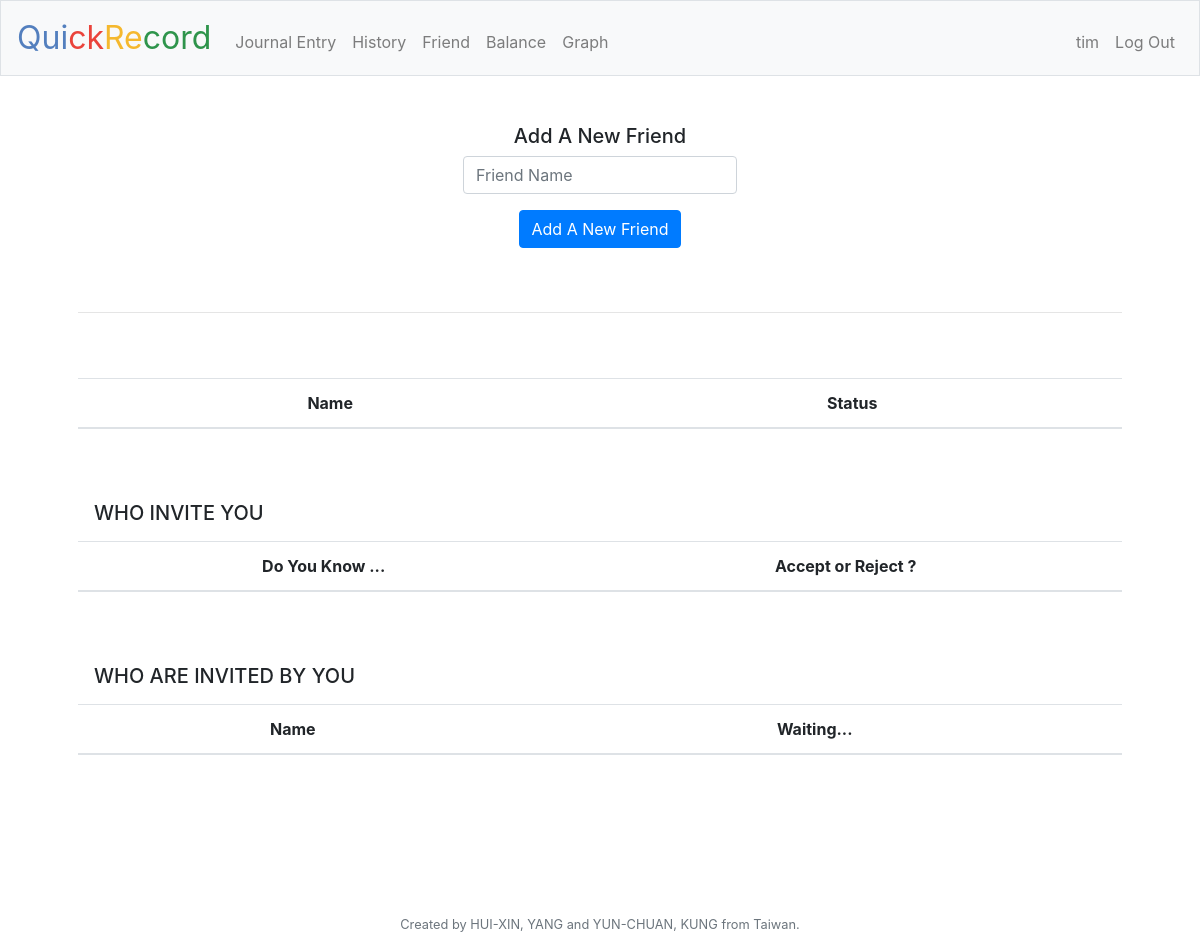
The page /friend (signed in) on the database as committed earlier.
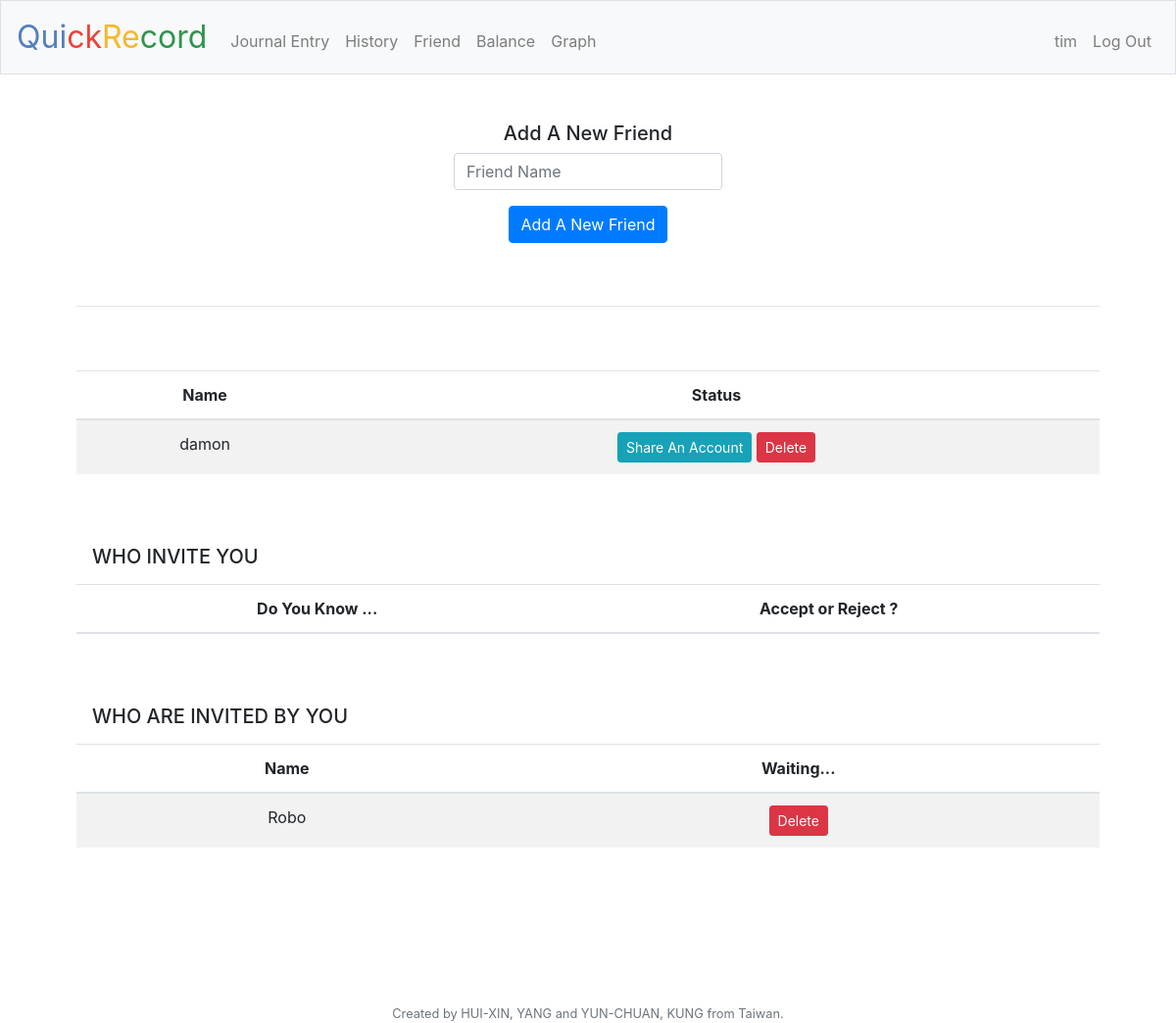
The same page on the database as committed later.
### tables this page shows
CREATE TABLE friends (
    id integer primary KEY,
    user_id integer,
    username text not null,
    status text not null,
    FOREIGN KEY(user_id) REFERENCES users(id)
);

### application.py (the view)
@app.route("/friend", methods=["GET", "POST"])
@login_required
def friend():
    if request.method == "POST":
        friendname = request.form.get("username")
        if friendname == session["user_name"]:
            return apology("cannot add yourself", 403)
        rows_users = db.execute("""SELECT username FROM users WHERE username = :friendname""",
                          friendname=friendname)
        print("確認users database是否有該成員")
        print(rows_users)
        if len(rows_users) != 1:
            return apology("invalid username", 403)
        rows_friends = db.execute("SELECT username, status FROM friends WHERE user_id = :user_id AND username = :friendname",
                          user_id=session["user_id"],
                          friendname=friendname
                          )
        print("如果好友資料找不到，代表尚未新增")
        print(rows_friends)
        if len(rows_friends) < 1:
            db.execute("""INSERT INTO friends (user_id,username,status) VALUES (:user_id,:username,:status) """,
                user_id = session["user_id"],
                username=friendname,
                status='Requested'
                )
            flash("Sent Successfully!")
            acceptfriends, requestfriends, rejectfriends, friendrequests = friendlist()
            return render_template("friend.html", acceptfriends=acceptfriends, requestfriends=requestfriends, rejectfriends=rejectfriends, friendrequests=friendrequests)
        else:
            return apology("Friend already exised or still pending", 403)
    else:
        acceptfriends, requestfriends, rejectfriends, friendrequests = friendlist()
        return render_template("friend.html", acceptfriends=acceptfriends, requestfriends=requestfriends, rejectfriends=rejectfriends, friendrequests=friendrequests)

### application.py (called while the page is built)
@app.after_request
def after_request(response):
    response.headers["Cache-Control"] = "no-cache, no-store, must-revalidate"
    response.headers["Expires"] = 0
    response.headers["Pragma"] = "no-cache"
    return response

### helpers.py (called while the page is built)
def login_required(f):
    @wraps(f)
    def decorated_function(*args, **kwargs):
        if session.get("user_id") is None:
            return redirect("/login")
        return f(*args, **kwargs)
    return decorated_function

### templates/friend.html (shortened to what this page needs)
{% extends "layout.html" %}
{% block main %}
    <h5>Add A New Friend</h5>
    <form action = "/friend" method = "post">
        <div class="form-group">
            <input autocomplete="off" autofocus class="form-control" name="username" placeholder="Friend Name" type="text">
        </div>
            <button class="btn btn-primary" type="submit">Add A New Friend</button>
    </form>
    <br></br>
    <hr class="style-one-line" />
    <br></br>
    <div>
        <table class="table table-striped">
            <thead>
                <tr>
                    <th>Name</th>
                    <th>Status</th>
                </tr>
            </thead>
            <tbody>
                {% for acceptfriend in acceptfriends %}
                <tr>
                    <td>{{acceptfriend['username']}}</td>
                    <form action = "/deletefriend" method = "post">
                    <td>
                        <button name = "share" value = "{{acceptfriend['username']}}" type="submit" class="btn btn-info btn-sm">Share An Account</button></a>
                        <button name = "delete" value = "{{acceptfriend}}" type="submit" class="btn btn-danger btn-sm">Delete</button>
                    </td>
                    </form>
                </tr>
                {% endfor %}
            </tbody>
        </table>
    </div>
    <br></br>
    <h5 class="navbar navbar-expand-md navbar-light">WHO INVITE YOU</h5>
    <div>
        <table class="table table-striped">
            <thead>
                <tr>
                    <th>Do You Know ...</th>
                    <th>Accept or Reject ?</th>
                </tr>
            </thead>
        </table>
        <br></br>
        <h5 class="navbar navbar-expand-md navbar-light">WHO ARE INVITED BY YOU</h5>
        <form action = "/deletefriend" method = "post">
        <table class="table table-striped">
            <thead>
                <tr>
                    <th>Name</th>
                    <th>Waiting...</th>
                </tr>
            </thead>
            <tbody>
                {% for requestfriend in requestfriends %}
                <tr>
                    <td>{{requestfriend['username']}}</td>
                    <td>
                        <button name = "delete" value = "{{requestfriend}}" type="submit" class="btn btn-danger btn-sm">Delete</button>
                    </td>
                </tr>
                {% endfor %}
            </tbody>
        </table>
        </form>
    </div>
{% endblock %}

Rows that differ between the two databases and show on the page:
added friends: username "damon", shown under "Add A New Friend"
added friends: username "Robo", shown under "WHO ARE INVITED BY YOU"
